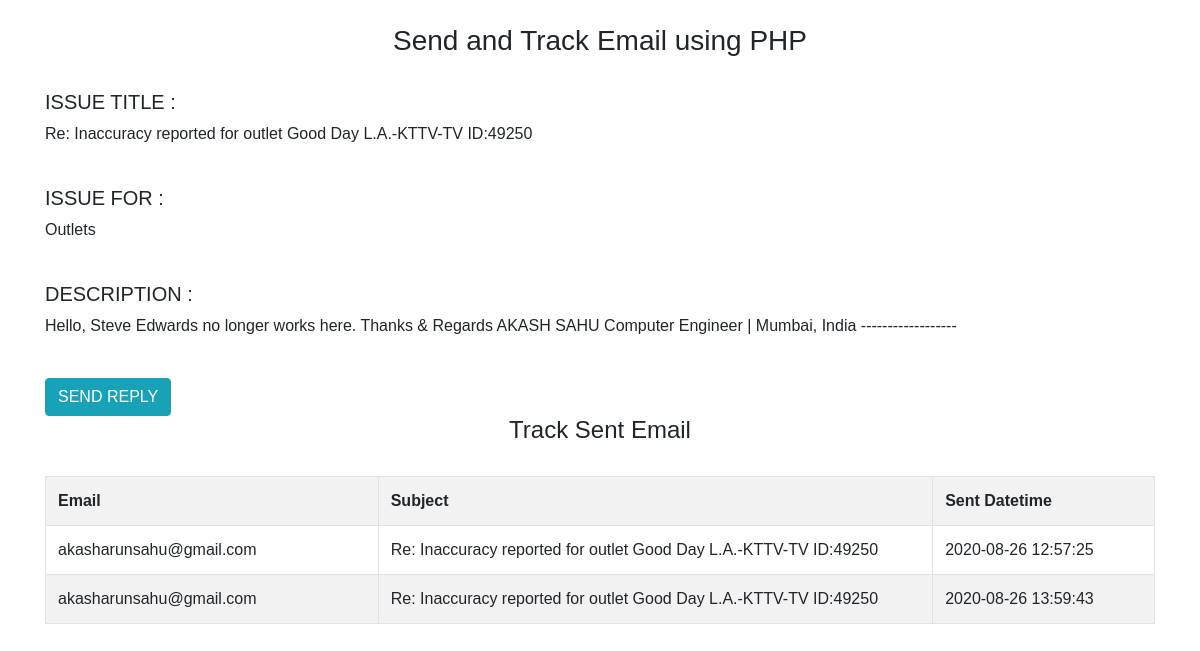
Before: /issue.php?id=3 with the older database file.
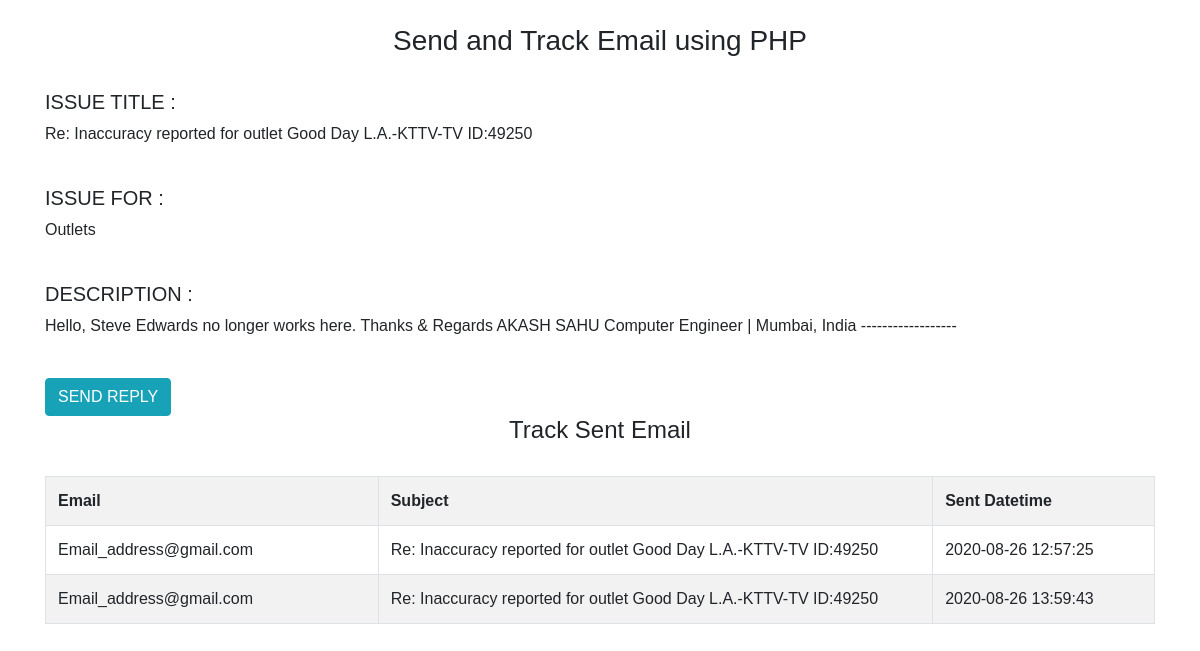
After: the same page with the newer database file.
### tables this page shows
CREATE TABLE `tbl_inaccuracy_reply` (
  `reply_id` int(4) NOT NULL,
  `issue_id` int(4) NOT NULL,
  `issue_title` text NOT NULL,
  `description` text NOT NULL,
  `reported_user_email` varchar(255) NOT NULL,
  `date_created` timestamp NOT NULL DEFAULT current_timestamp() ON UPDATE current_timestamp()
);

### issue.php (the view, shortened to what this page needs)
<?php
$connect = new PDO("mysql:host=localhost;dbname=mediadb", "root", "");
$id = $_GET['id'];
$count=$connect->prepare("select * from tbl_inaccuracy where issue_id=:id");
$count->bindParam(":id",$id,PDO::PARAM_INT,1);
if($count->execute()){
$row = $count->fetch(PDO::FETCH_OBJ);
$issue_subject = 'Re: '.$row->issue_title;
}else{
print_r($connect->errorInfo());
}
?>
<?php
function fetch_email_track_data($connect)
{
    $id = $_GET['id'];
    $query = "SELECT * FROM tbl_inaccuracy_reply WHERE issue_id=:id";
    $statement = $connect->prepare($query);
    $statement->bindParam(":id",$id,PDO::PARAM_INT,1);
	$statement->execute();
	$result = $statement->fetchAll();
	$total_row = $statement->rowCount();
	$output = '
	<div class="table-responsive">
		<table class="table table-bordered table-striped">
			<tr>
				<th width="30%">Email</th>
				<th width="50%">Subject</th>
				<th width="20%">Sent Datetime</th>
			</tr>
	';
	if($total_row > 0)
	{
		foreach($result as $row)
		{
			$output .= '
				<tr>
					<td>'.$row["reported_user_email"].'</td>
					<td>'.$row["issue_title"].'</td>
					<td>'.$row["date_created"].'</td>
				</tr>
			';
		}
	}
	else
	{
		$output .= '
		<tr>
			<td colspan="4" align="center">No Email Send Data Found</td>
		</tr>
		';
	}
	$output .= '</table>';
	return $output;
}
?>
<!DOCTYPE html>
<html>
	<head>
        <link rel="stylesheet" href="https://stackpath.bootstrapcdn.com/bootstrap/4.5.2/css/bootstrap.min.css">
	</head>
	<body>
		<br />
		<div class="container">
			<h3 style="text-align:center">Send and Track Email using PHP</h3>
			<br />
            <div>
                <h5>ISSUE TITLE :</h5>
                <p><?php echo $issue_subject?></P>
                <br>
                <h5>ISSUE FOR :</h5>
                <p><?php echo $row->issue_for?></P>
                <br>
                <h5>DESCRIPTION :</h5>
                <p><?php echo $row->description?></P>
                <br>
            </div>
            <button class="btn btn-info" id="myBtn">SEND REPLY</button>
			<br />
			<h4 style="text-align:center">Track Sent Email</h4>
            <br />
			<?php
			echo fetch_email_track_data($connect);
			?>
		</div>
		<br />
		<br />
	</body>
</html>

Changed rows visible on the page:
removed tbl_inaccuracy_reply: reported_user_email "akasharunsahu@gmail.com", issue_title "Re: Inaccuracy reported for outlet Good Day L.A.-KTTV-TV ID:49250", date_created "2020-08-26 12:57:25"
removed tbl_inaccuracy_reply: reported_user_email "akasharunsahu@gmail.com", issue_title "Re: Inaccuracy reported for outlet Good Day L.A.-KTTV-TV ID:49250", date_created "2020-08-26 13:59:43"
added tbl_inaccuracy_reply: reported_user_email "Email_address@gmail.com", issue_title "Re: Inaccuracy reported for outlet Good Day L.A.-KTTV-TV ID:49250", date_created "2020-08-26 12:57:25"
added tbl_inaccuracy_reply: reported_user_email "Email_address@gmail.com", issue_title "Re: Inaccuracy reported for outlet Good Day L.A.-KTTV-TV ID:49250", date_created "2020-08-26 13:59:43"
